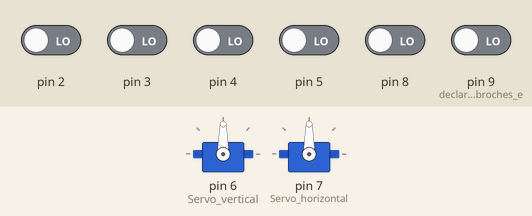
Bench run of a sketch on a simulated Arduino Uno, built with avr-gcc and run on an emulated ATmega328P. Shown: 2 × servo. The inputs (shaded band) are chosen by the test bench; at power-on: pin 2–5, pin 8, pin 9 (declaration_des_broches_e) LOW. What the sketch prints to the serial monitor is not drawn.

Above: at 1.2 s.
1.3 s: pin 2 driven HIGH
At 2.44 s:
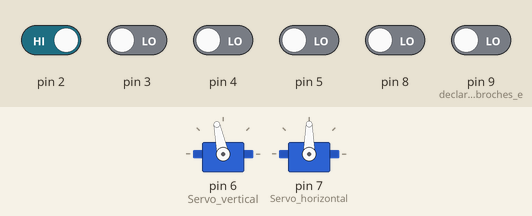
4.3 s: pin 4 driven HIGH
At 6.97 s:
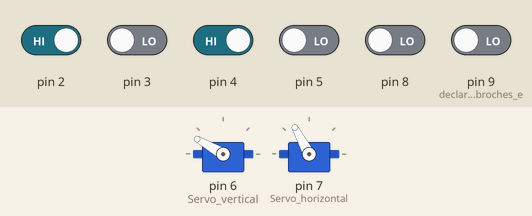
7.3 s: pin 9 (declaration_des_broches_e) driven HIGH
At 8.2 s:
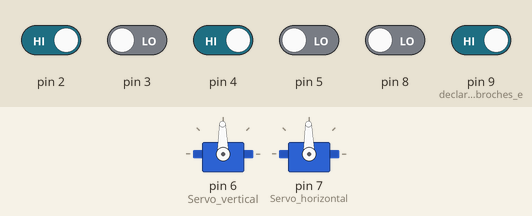
10.3 s: pin 8 driven HIGH
At 12.93 s:
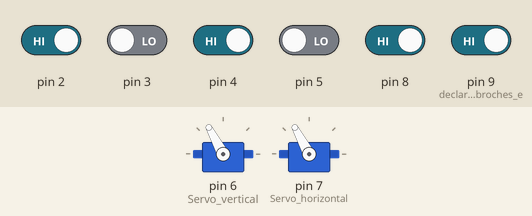
13.3 s: pin 3 driven HIGH
14.8 s: pin 5 driven HIGH
At 15.6 s:
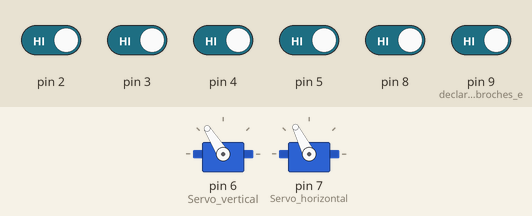
Timing chart, 0 to 17.3 s (numbered marks = the images above; inputs shaded):
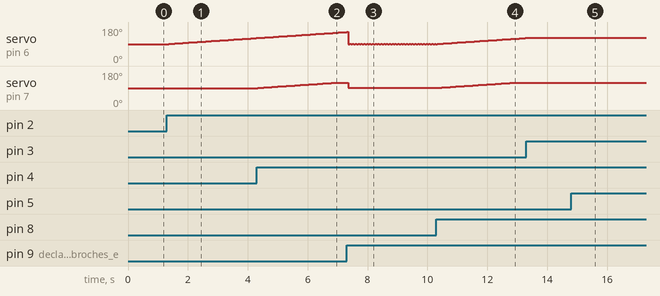

Measured:
- after the input at 1.3 s, servo on pin 6 (Servo_vertical): moves from 90° to 122° over 2.9 s, starting after 0.06 s
- after the input at 4.3 s, servo on pin 7 (Servo_horizontal): moves from 90° to 118° over 2.5 s, starting at once
- after the input at 7.3 s, servo on pin 7 (Servo_horizontal): 118° → 91° after 0.06 s
- after the input at 10.3 s, servo on pin 7 (Servo_horizontal): moves from 91° to 118° over 2.5 s, starting after 0.08 s
- after the input at 13.3 s, servo on pin 6 (Servo_vertical): stays 122° (without the input it goes to 123° after 0.06 s)
- after the input at 14.8 s, servo on pin 7 (Servo_horizontal): 118° → 117° at once

The sketch:

Retros_arduino.ino
```cpp
//Programmation retroviseur projet de terminal ECS.
//LEBERRE,SCHUlER,RICHERME,ROBINEAU

#include <Servo.h>
boolean bouton_haut;
boolean bouton_bas;
boolean bouton_droite;
boolean bouton_gauche;//declaration des variables des boutons de reglage
boolean memorisation;//declaration bouton de memorisation des reglages
boolean automatique;//declaration bouton reglage automatique
Servo Servo_vertical;
Servo Servo_horizontal;//declaration des servomoteurs
int position_verticale;
int positionV_enregistree;
int rotation_autoV;
int position_horizontale;
int positionH_enregistree;
int rotation_autoH;//declaration des variables de position

void setup() {
Serial.begin(9600);//initialisation de l'horloge serie à 9600
  pinMode(2,INPUT);
  pinMode(3,INPUT);
  pinMode(4,INPUT);
  pinMode(5,INPUT);
  pinMode(6,OUTPUT);
  pinMode(7,OUTPUT);
  pinMode(8,INPUT);
  pinMode(9,INPUT);//declaration des broches entrees et sorties
  Servo_vertical.attach(6);
  Servo_horizontal.attach(7);//affectation des broches aux servomoteurs
  position_verticale = 90;
  positionV_enregistree = 90;
  position_horizontale = 90;
  positionH_enregistree = 90;//initialisation des variables de position à 90 (position initiale)
  Servo_vertical.write(position_verticale);
  Servo_horizontal.write(position_horizontale);//mise des servomoteurs en position initiale
}

void loop() {
  bouton_droite = digitalRead(4);//lecture valeur bouton_droite sur broche 4
  Serial.print(bouton_droite);
  if ((bouton_droite==1)&&(position_horizontale<(118))) {//si bouton_droite appuye et position max non atteinte
    position_horizontale++;//incrementer position_horizontale
    Servo_horizontal.write(position_horizontale);//mettre servomoteur vertical à la position "position_horizontale"
    bouton_droite = digitalRead(4);
  }
  bouton_gauche = digitalRead(5);//lecture valeur bouton_gauche sur broche 5
   Serial.print(bouton_gauche);
  if ((bouton_gauche==1)&&(position_horizontale>(62))) {//si bouton RH appuye et position min non atteinte
    position_horizontale=position_horizontale-1;//incrementer position_horizontale
    Servo_horizontal.write(position_horizontale);//mettre servomoteur vertical à la position "position_horizontale"
    bouton_gauche = digitalRead(5);
  }
   delay(45);//attente pour reguler la vistesse de rotation
   bouton_haut = digitalRead(2);//lecture valeur bouton_haut sur broche 2
 Serial.print(bouton_haut);
  if ((bouton_haut==1)&&(position_verticale<157)) {//si bouton_haut appuye et position max non atteinte
    position_verticale++;//incrementer position_verticale
    Servo_vertical.write(position_verticale);//mettre servomoteur vertical à la position "position_verticale"
    bouton_haut = digitalRead(2);
  }
  bouton_bas = digitalRead(3);//lecture valeur bouton_bas sur broche 3
  if ((bouton_bas==1)&&(position_verticale>33)) {//si bouton retro_bas appuye et position min non atteinte
    position_verticale--;//decrementer position_verticale
    Servo_vertical.write(position_verticale);//mettre servomoteur vertical à la position "position_verticale"
    bouton_bas = digitalRead(3);
  }
  delay(49);//attente pour reguler la vistesse de rotation (94-45)

   memorisation = digitalRead(8);//lecture valeur bouton memorisation sur la broche 8
   if (memorisation==1) {//si bouton memorisation appuye
    positionV_enregistree = position_verticale;
    positionH_enregistree = position_horizontale;//enregistrement de la position actuelle des deux moteurs
    memorisation = digitalRead(8);
   }
   automatique = digitalRead(9);//lecture valeur bouton automatique sur la broche 9
   if (automatique==1) {//si bouton automatique appuye
    Servo_vertical.write(positionV_enregistree);
    position_verticale = positionV_enregistree;
    Servo_horizontal.write(positionH_enregistree);
    position_horizontale = positionH_enregistree ;//reglage des retroviseurs à la position enregistree
    rotation_autoV = abs(positionV_enregistree-position_verticale);
    rotation_autoH = abs(positionH_enregistree-position_horizontale);//calcul de l'angle à effectuer
      if (rotation_autoV>rotation_autoH) {//si angle vertical > angle horizontal
      delay((rotation_autoV*720)/360);//attendre le temps que le moteur vertical se règle
    }
    else {//sinon
      delay((rotation_autoH*720)/360);//attendre le temps que le moteur horizontal se règle
    }
  automatique = digitalRead(9);
  }
}
```
